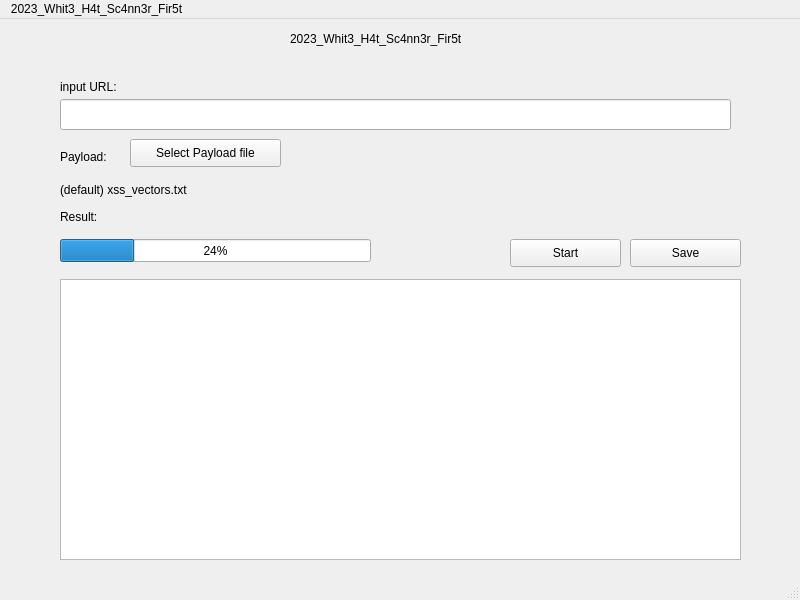
<?xml version="1.0" encoding="UTF-8"?>
<ui version="4.0">
 <class>MainWindow</class>
 <widget class="QMainWindow" name="MainWindow">
  <property name="geometry">
   <rect>
    <x>0</x>
    <y>0</y>
    <width>800</width>
    <height>600</height>
   </rect>
  </property>
  <property name="windowTitle">
   <string>MainWindow</string>
  </property>
  <widget class="QWidget" name="centralwidget">
   <widget class="QLineEdit" name="lineEdit">
    <property name="geometry">
     <rect>
      <x>60</x>
      <y>80</y>
      <width>671</width>
      <height>31</height>
     </rect>
    </property>
   </widget>
   <widget class="QPushButton" name="pushButton">
    <property name="geometry">
     <rect>
      <x>130</x>
      <y>120</y>
      <width>151</width>
      <height>28</height>
     </rect>
    </property>
    <property name="text">
     <string>Select Payload file</string>
    </property>
   </widget>
   <widget class="QPlainTextEdit" name="plainTextEdit">
    <property name="geometry">
     <rect>
      <x>60</x>
      <y>260</y>
      <width>681</width>
      <height>281</height>
     </rect>
    </property>
   </widget>
   <widget class="QProgressBar" name="progressBar">
    <property name="geometry">
     <rect>
      <x>60</x>
      <y>220</y>
      <width>311</width>
      <height>23</height>
     </rect>
    </property>
    <property name="value">
     <number>24</number>
    </property>
   </widget>
   <widget class="QLabel" name="label">
    <property name="geometry">
     <rect>
      <x>60</x>
      <y>60</y>
      <width>131</width>
      <height>16</height>
     </rect>
    </property>
    <property name="text">
     <string>input URL:</string>
    </property>
   </widget>
   <widget class="QLabel" name="label_2">
    <property name="geometry">
     <rect>
      <x>290</x>
      <y>10</y>
      <width>231</width>
      <height>20</height>
     </rect>
    </property>
    <property name="text">
     <string>2023_Whit3_H4t_Sc4nn3r_Fir5t</string>
    </property>
   </widget>
   <widget class="QLabel" name="label_5">
    <property name="geometry">
     <rect>
      <x>60</x>
      <y>190</y>
      <width>131</width>
      <height>16</height>
     </rect>
    </property>
    <property name="text">
     <string>Result:</string>
    </property>
   </widget>
   <widget class="QPushButton" name="pushButton_2">
    <property name="geometry">
     <rect>
      <x>630</x>
      <y>220</y>
      <width>111</width>
      <height>28</height>
     </rect>
    </property>
    <property name="text">
     <string>Save</string>
    </property>
   </widget>
   <widget class="QLabel" name="label_3">
    <property name="geometry">
     <rect>
      <x>60</x>
      <y>130</y>
      <width>131</width>
      <height>16</height>
     </rect>
    </property>
    <property name="text">
     <string>Payload:</string>
    </property>
   </widget>
   <widget class="QLabel" name="label_4">
    <property name="geometry">
     <rect>
      <x>60</x>
      <y>160</y>
      <width>671</width>
      <height>21</height>
     </rect>
    </property>
    <property name="text">
     <string>(default) xss_vectors.txt</string>
    </property>
   </widget>
   <widget class="QPushButton" name="pushButton_3">
    <property name="geometry">
     <rect>
      <x>510</x>
      <y>220</y>
      <width>111</width>
      <height>28</height>
     </rect>
    </property>
    <property name="text">
     <string>Start</string>
    </property>
   </widget>
  </widget>
  <widget class="QMenuBar" name="menubar">
   <property name="geometry">
    <rect>
     <x>0</x>
     <y>0</y>
     <width>800</width>
     <height>26</height>
    </rect>
   </property>
   <widget class="QMenu" name="menu2023_Whit3_H4t_Sc4nn3r_Fir5t">
    <property name="title">
     <string>2023_Whit3_H4t_Sc4nn3r_Fir5t</string>
    </property>
   </widget>
   <addaction name="menu2023_Whit3_H4t_Sc4nn3r_Fir5t"/>
  </widget>
  <widget class="QStatusBar" name="statusbar"/>
 </widget>
 <resources/>
 <connections/>
</ui>
